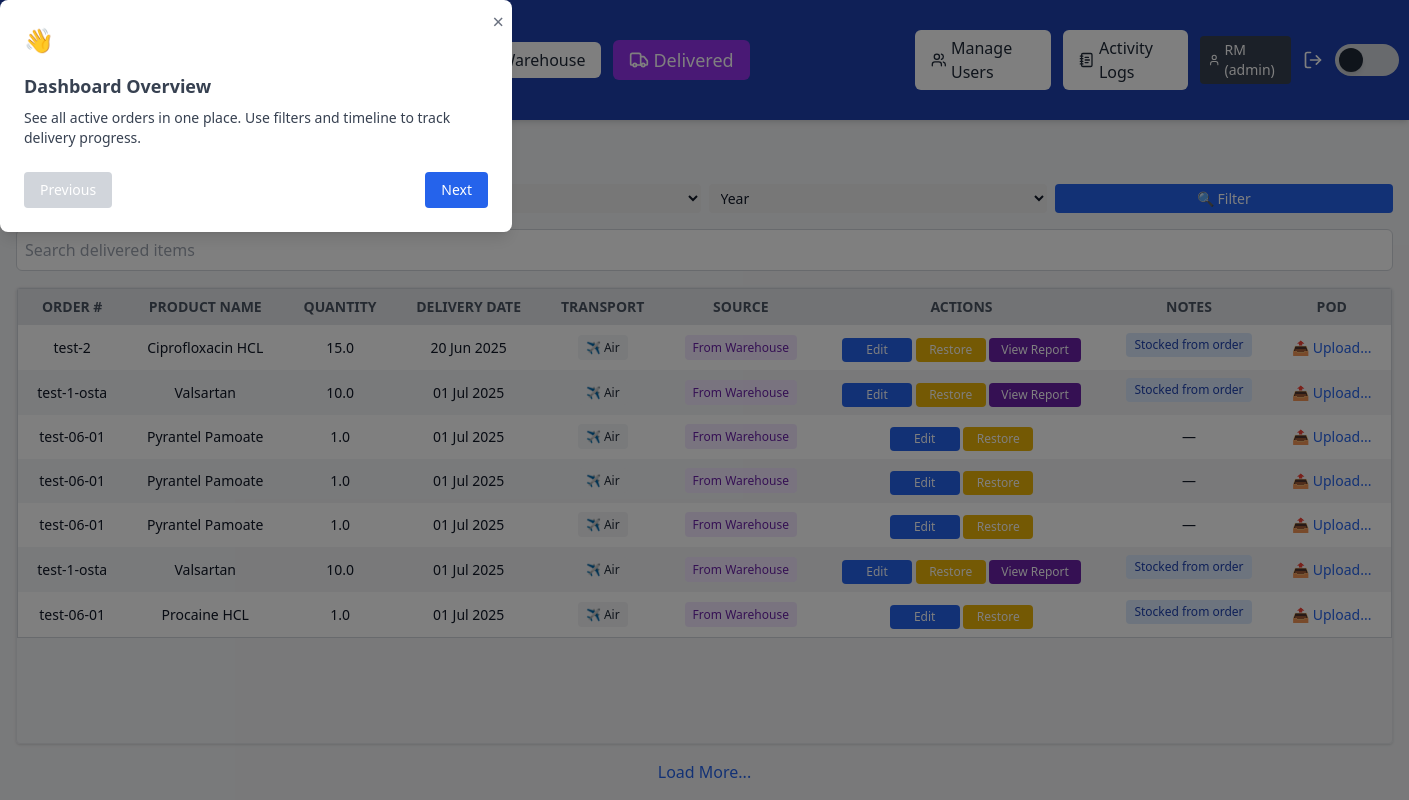
The app's page /delivered?page=3 (signed in), older data.
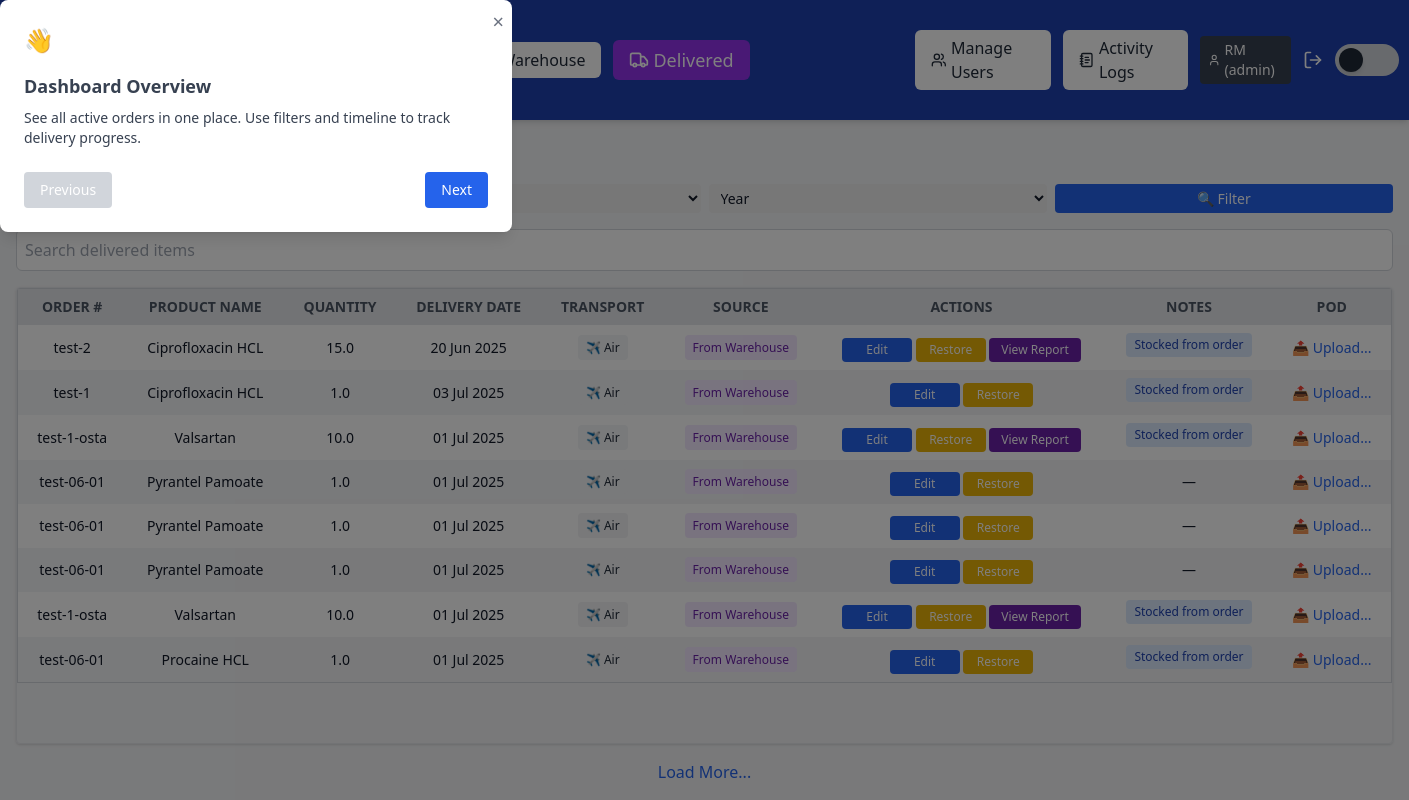
The same page, newer data.
### app/models.py (models this page shows)
class DeliveredGoods(db.Model):
    id = db.Column(db.Integer, primary_key=True)
    user_id = db.Column(db.Integer, db.ForeignKey('user.id'), nullable=False)
    order_number = db.Column(db.String(50), nullable=False)
    product_name = db.Column(db.String(100), nullable=False)
    quantity = db.Column(db.String(50), nullable=False)
    delivery_source = db.Column(db.String(50), nullable=False)
    delivery_date = db.Column(db.String(10), nullable=False)
    transport = db.Column(db.String(20))
    notes = db.Column(db.String(120))
    pod_filename = db.Column(db.String(120))
    warehouse_address = db.Column(db.String(255))
    client = db.Column(db.String(255))
    pos_no = db.Column(db.String(50))
    customer_ref = db.Column(db.String(50))

### app/routes/delivered_routes.py (the view)
@delivered_bp.route('/delivered')
@login_required
def delivered():
    page = request.args.get('page', 1, type=int)
    per_page = 25
    query = DeliveredGoods.query
    if not can_view_all(current_user.role):
        query = query.filter_by(user_id=current_user.id)
    client = request.args.get('client')
    transport = request.args.get('transport')
    month = request.args.get('month')
    year = request.args.get('year')
    if client:
        query = query.filter(DeliveredGoods.client == client)
    if transport:
        query = query.filter(DeliveredGoods.transport == transport)
    if month and year:
        query = query.filter(DeliveredGoods.delivery_date.like(f"{year}-{month.zfill(2)}-%"))
    query = query.order_by(DeliveredGoods.delivery_date.desc())
    pagination = query.paginate(page=page, per_page=per_page)
    reported_order_numbers = {
        ws.order_number
        for ws in WarehouseStock.query.join(StockReportEntry, WarehouseStock.id == StockReportEntry.related_order_id)
    }
    client_names = [r[0] for r in db.session.query(DeliveredGoods.client).distinct().all() if r[0]]
    return render_template(
        'delivered.html',
        delivered_items=pagination.items,
        pagination=pagination,
        reported_order_numbers=reported_order_numbers,
        client_names=client_names
    )

### app/roles.py (called while the page is built)
def can_view_all(role):
    return ROLE_PERMISSIONS.get(role, {}).get('can_view_all', False)

### app/routes/__init__.py (called while the page is built)
def inject_globals():
    return dict(current_user=current_user, current_path=request.path)

### app/templates/delivered.html (shortened to what the changed rows need)
<!DOCTYPE html>
<html lang="en">
<head>
    <script src="https://cdn.tailwindcss.com"></script>
</head>
<body class="flex flex-col h-screen bg-gray-100 dark:bg-gray-900 text-gray-900 dark:text-gray-100">
    {% include '_navbar.html' %}
    <main class="flex flex-col h-full overflow-hidden p-4">
        <h2 class="text-2xl font-bold mb-4">🚚 Delivered Goods</h2>
        <div class="flex-1 overflow-y-auto border rounded shadow w-full">
            <table id="delivered-table"
                class="w-full table-auto bg-white dark:bg-gray-900 border border-gray-300 dark:border-gray-700 text-sm">
                <thead class="sticky top-0 z-10 bg-gray-200 dark:bg-gray-800">
                    <tr class="text-center text-xs sm:text-sm text-gray-600 dark:text-gray-300 uppercase">
                        <th class="px-4 py-2 cursor-pointer" data-sort="order_number">Order # </th>
                        <th class="px-4 py-2 cursor-pointer" data-sort="product_name">Product Name </th>
                        <th class="px-4 py-2 cursor-pointer" data-sort="quantity">Quantity </th>
                        <th class="px-4 py-2 cursor-pointer" data-sort="delivery_date">Delivery Date </th>
                        <th class="px-4 py-2 cursor-pointer" data-sort="transport">Transport </th>
                        <th class="px-4 py-2">Source</th>
                        <th class="px-4 py-2">Actions</th>
                        <th class="px-4 py-2">Notes</th>
                        <th class="px-4 py-2">POD</th>
                    </tr>
                </thead>
                <tbody>
                    {% for item in delivered_items %}
                    <tr
                        class="text-center even:bg-gray-100 dark:even:bg-gray-800 hover:bg-blue-50 dark:hover:bg-gray-700">
                        <td class="px-4 py-2">{{ item.order_number }}</td>
                        <td class="px-4 py-2">{{ item.product_name }}</td>
                        <td class="px-4 py-2">{{ item.quantity }}</td>
                        <td class="px-4 py-2" data-key="delivery_date" data-sort-value="{{ item.delivery_date }}">
                            {{ item.delivery_date | format_date }}
                        </td>
                        <td class="px-4 py-2 text-xs">
                            {% if item.transport == 'air' %}<span class="bg-gray-100 text-gray-800 px-2 py-1 rounded">✈️
                                Air</span>
                            {% elif item.transport == 'sea' %}<span
                                class="bg-gray-100 text-gray-800 px-2 py-1 rounded">🚢 Sea</span>
                            {% elif item.transport == 'truck' %}<span
                                class="bg-gray-100 text-gray-800 px-2 py-1 rounded">🚚 Truck</span>
                            {% else %}—{% endif %}
                        </td>
                        <td class="px-4 py-2 text-xs">
                            {% if item.delivery_source == 'Direct from Transit' %}<span
                                class="bg-blue-100 text-blue-800 px-2 py-1 rounded">Direct from Transit</span>
                            {% elif item.delivery_source == 'From Warehouse' %}<span
                                class="bg-purple-100 text-purple-800 px-2 py-1 rounded">From Warehouse</span>
                            {% else %}<span class="bg-gray-100 text-gray-800 px-2 py-1 rounded">—</span>
                            {% endif %}
                        </td>
                        <td class="px-4 py-2 space-y-1">
                            {% if current_user.role != 'superuser' %}
                            <a href="{{ url_for('delivered.edit_delivered', item_id=item.id) }}"
                                class="inline-block bg-blue-600 hover:bg-blue-700 text-white px-3 py-1 text-xs rounded min-w-[70px]">Edit</a>
                            <form method="POST"
                                action="{{ url_for('restore.restore_from_delivered', item_id=item.id) }}"
                                class="inline">
                                <button type="submit"
                                    class="bg-yellow-500 hover:bg-yellow-600 text-white px-3 py-1 text-xs rounded min-w-[70px] mt-1">Restore</button>
                            </form>
                            {% if item.delivery_source == 'From Warehouse' and item.order_number in
                            reported_order_numbers %}
                            <button data-order-number="{{ item.order_number }}"
                                class="open-stockreport-modal bg-purple-800 hover:bg-purple-900 text-white px-3 py-1 text-xs rounded min-w-[90px]">
                                View Report
                            </button>
                            {% endif %}
                            {% endif %}
                        </td>
                        <td class="px-4 py-2">
                            {% if item.notes %}
                            <span title="{{ item.notes }}"
                                class="bg-blue-100 text-blue-800 text-xs px-2 py-1 rounded whitespace-nowrap max-w-[150px] overflow-hidden text-ellipsis inline-block">
                                {{ item.notes[:30] }}{% if item.notes|length > 30 %}...{% endif %}
                            </span>
                            {% else %}—{% endif %}
                        </td>
                        <td class="px-4 py-2 text-xs text-center">
                            {% if current_user.role != 'superuser' %}
                            {% if item.pod_filename %}
                            <div class="flex items-center justify-center space-x-2">
                                <a href="{{ url_for('upload.view_pod', filename=item.pod_filename) }}" target="_blank"
                                    class="text-blue-600 hover:underline">📎 View</a>
                                <form method="POST" action="{{ url_for('upload.delete_pod', item_id=item.id) }}">
                                    <button type="submit" class="text-red-500 hover:underline"
                                        title="Delete POD">🗑️</button>
                                </form>
                            </div>
                            {% else %}
                            <form method="POST" action="{{ url_for('upload.upload_pod', item_id=item.id) }}"
                                enctype="multipart/form-data" class="flex flex-col items-center space-y-1">
                                <label for="pod-{{ item.id }}"
                                    class="cursor-pointer text-blue-600 text-sm hover:underline relative">📤
                                    Upload...</label>
                            </form>
                            {% endif %}
                            {% endif %}
                        </td>
                    </tr>
                    {% endfor %}
                </tbody>
            </table>
        </div>
        {% set args = request.args.to_dict() if request.args else {} %}
        {% set filtered_args = args.copy() %}
        {% if 'page' in filtered_args %}{% set _ = filtered_args.pop('page') %}{% endif %}
    </main>
</body>
</html>

Row changes from the older to the newer data that the page shows:
added DeliveredGoods: order_number "test-1", product_name "Ciprofloxacin HCL", quantity "1.0", delivery_date "03 Jul 2025", transport "✈️ Air", delivery_source "From Warehouse", notes "Stocked from order"
